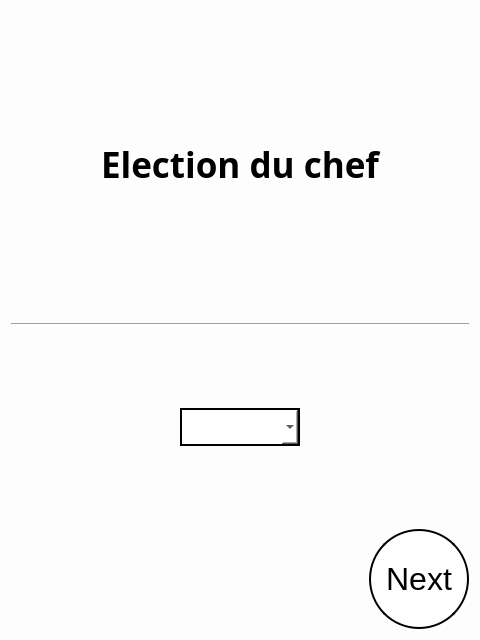
<?xml version="1.0" encoding="UTF-8"?>
<ui version="4.0">
 <class>ElectChief</class>
 <widget class="QWidget" name="ElectChief">
  <property name="geometry">
   <rect>
    <x>0</x>
    <y>0</y>
    <width>480</width>
    <height>640</height>
   </rect>
  </property>
  <property name="windowTitle">
   <string>Form</string>
  </property>
  <property name="styleSheet">
   <string notr="true">#ElectChief {
    background-color: rgb(253, 253, 253);
    }

QPushButton  {
    border: 2px solid black;
    background-color: white;
    padding: 10px 10px;
    font-size: 32px;
    border-radius: 50px;
}

QComboBox  {
	border: 2px solid black;
    background-color: white;
    font-size: 28px;
}</string>
  </property>
  <layout class="QGridLayout" name="gridLayout">
   <item row="0" column="0">
    <layout class="QVBoxLayout" name="verticalLayout_2">
     <item>
      <widget class="QLabel" name="label">
       <property name="font">
        <font>
         <family>Yu Gothic UI Semibold</family>
         <pointsize>26</pointsize>
         <weight>75</weight>
         <bold>true</bold>
        </font>
       </property>
       <property name="text">
        <string>Election du chef</string>
       </property>
       <property name="alignment">
        <set>Qt::AlignCenter</set>
       </property>
      </widget>
     </item>
     <item>
      <layout class="QVBoxLayout" name="verticalLayout">
       <item>
        <widget class="Line" name="line">
         <property name="font">
          <font>
           <family>Yu Gothic UI Semilight</family>
           <pointsize>18</pointsize>
          </font>
         </property>
         <property name="orientation">
          <enum>Qt::Horizontal</enum>
         </property>
        </widget>
       </item>
       <item>
        <spacer name="verticalSpacer">
         <property name="orientation">
          <enum>Qt::Vertical</enum>
         </property>
         <property name="sizeType">
          <enum>QSizePolicy::Minimum</enum>
         </property>
         <property name="sizeHint" stdset="0">
          <size>
           <width>20</width>
           <height>40</height>
          </size>
         </property>
        </spacer>
       </item>
       <item alignment="Qt::AlignHCenter|Qt::AlignVCenter">
        <widget class="QComboBox" name="selectChief"/>
       </item>
       <item>
        <spacer name="verticalSpacer_2">
         <property name="orientation">
          <enum>Qt::Vertical</enum>
         </property>
         <property name="sizeType">
          <enum>QSizePolicy::Minimum</enum>
         </property>
         <property name="sizeHint" stdset="0">
          <size>
           <width>20</width>
           <height>40</height>
          </size>
         </property>
        </spacer>
       </item>
       <item alignment="Qt::AlignRight">
        <widget class="QPushButton" name="nextButton">
         <property name="sizePolicy">
          <sizepolicy hsizetype="Fixed" vsizetype="Fixed">
           <horstretch>0</horstretch>
           <verstretch>0</verstretch>
          </sizepolicy>
         </property>
         <property name="minimumSize">
          <size>
           <width>100</width>
           <height>100</height>
          </size>
         </property>
         <property name="text">
          <string>Next</string>
         </property>
        </widget>
       </item>
      </layout>
     </item>
    </layout>
   </item>
  </layout>
 </widget>
 <resources/>
 <connections/>
</ui>
